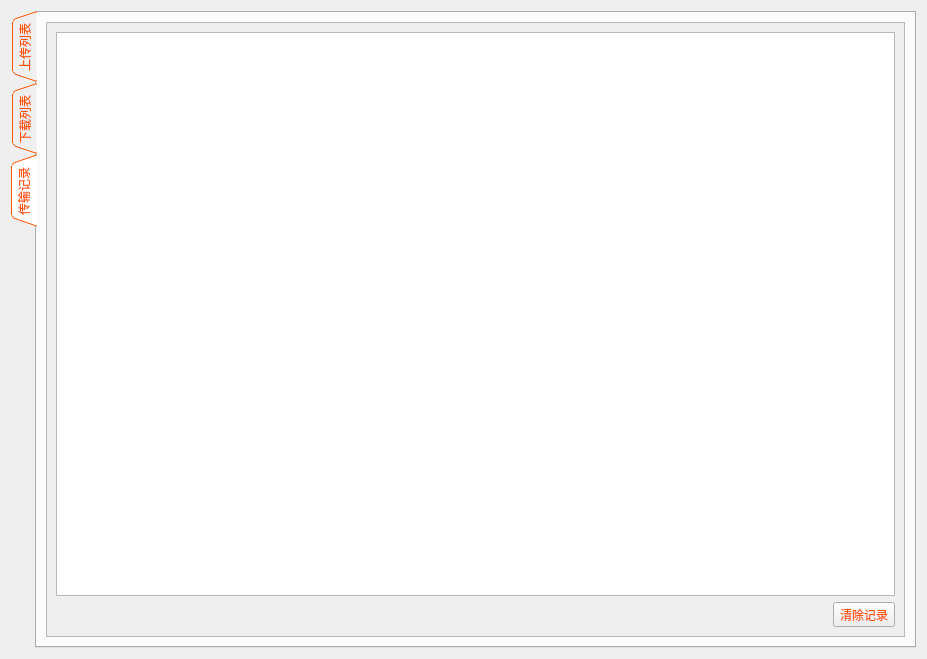
<?xml version="1.0" encoding="UTF-8"?>
<ui version="4.0">
 <class>transferwg</class>
 <widget class="QWidget" name="transferwg">
  <property name="geometry">
   <rect>
    <x>0</x>
    <y>0</y>
    <width>927</width>
    <height>659</height>
   </rect>
  </property>
  <property name="windowTitle">
   <string>Form</string>
  </property>
  <layout class="QVBoxLayout" name="verticalLayout_5">
   <item>
    <widget class="QTabWidget" name="tabWidget">
     <property name="contextMenuPolicy">
      <enum>Qt::DefaultContextMenu</enum>
     </property>
     <property name="styleSheet">
      <string notr="true">font: 9pt &quot;新宋体&quot;;
color: rgb(255, 85, 0);</string>
     </property>
     <property name="tabPosition">
      <enum>QTabWidget::West</enum>
     </property>
     <property name="tabShape">
      <enum>QTabWidget::Triangular</enum>
     </property>
     <property name="currentIndex">
      <number>2</number>
     </property>
     <property name="elideMode">
      <enum>Qt::ElideNone</enum>
     </property>
     <property name="usesScrollButtons">
      <bool>true</bool>
     </property>
     <widget class="QWidget" name="uploadlist">
      <attribute name="title">
       <string>上传列表</string>
      </attribute>
      <layout class="QVBoxLayout" name="verticalLayout">
       <item>
        <widget class="QScrollArea" name="scrollArea_upload">
         <property name="widgetResizable">
          <bool>true</bool>
         </property>
         <widget class="QWidget" name="scroll_contents_upload">
          <property name="geometry">
           <rect>
            <x>0</x>
            <y>0</y>
            <width>858</width>
            <height>607</height>
           </rect>
          </property>
          <layout class="QVBoxLayout" name="verticalLayout_6"/>
         </widget>
        </widget>
       </item>
      </layout>
     </widget>
     <widget class="QWidget" name="downloadlist">
      <attribute name="title">
       <string>下载列表</string>
      </attribute>
      <layout class="QVBoxLayout" name="verticalLayout_2">
       <item>
        <widget class="QScrollArea" name="scrollArea_download">
         <property name="widgetResizable">
          <bool>true</bool>
         </property>
         <widget class="QWidget" name="scroll_Contents_download">
          <property name="geometry">
           <rect>
            <x>0</x>
            <y>0</y>
            <width>858</width>
            <height>607</height>
           </rect>
          </property>
          <layout class="QVBoxLayout" name="verticalLayout_7"/>
         </widget>
        </widget>
       </item>
      </layout>
     </widget>
     <widget class="QWidget" name="transferrecord">
      <attribute name="title">
       <string>传输记录</string>
      </attribute>
      <layout class="QVBoxLayout" name="verticalLayout_3">
       <item>
        <widget class="QScrollArea" name="scrollArea_transferrecord">
         <property name="widgetResizable">
          <bool>true</bool>
         </property>
         <widget class="QWidget" name="scroll_contents_record">
          <property name="geometry">
           <rect>
            <x>0</x>
            <y>0</y>
            <width>858</width>
            <height>607</height>
           </rect>
          </property>
          <layout class="QVBoxLayout" name="verticalLayout_4">
           <item>
            <widget class="QTextEdit" name="textEdit"/>
           </item>
           <item>
            <layout class="QHBoxLayout" name="horizontalLayout">
             <item>
              <spacer name="horizontalSpacer">
               <property name="orientation">
                <enum>Qt::Horizontal</enum>
               </property>
               <property name="sizeHint" stdset="0">
                <size>
                 <width>40</width>
                 <height>20</height>
                </size>
               </property>
              </spacer>
             </item>
             <item>
              <widget class="QToolButton" name="toolButton_clearrecord">
               <property name="text">
                <string>清除记录</string>
               </property>
              </widget>
             </item>
            </layout>
           </item>
          </layout>
         </widget>
        </widget>
       </item>
      </layout>
     </widget>
    </widget>
   </item>
  </layout>
 </widget>
 <resources/>
 <connections/>
</ui>
